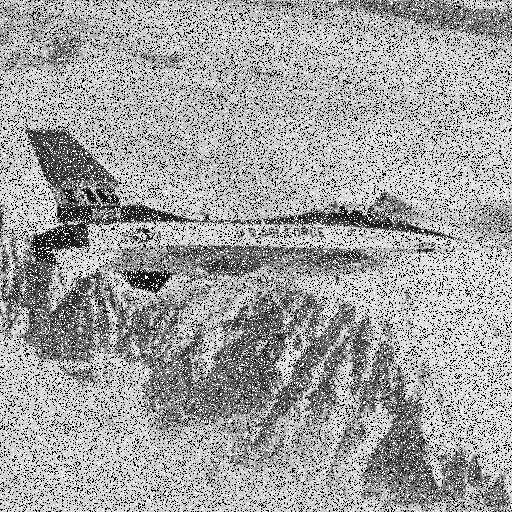
#> input picture plane.png, 512 x 512 px
$ python cw8.py
#> lines starting #> are read from the running program, lines starting #| are printed output that depends on the picture
import cv2
import matplotlib.pyplot as plt
import numpy as np
from PIL import Image


def linear_filter(fname):
#> called with fname = 'plane.png'
    image = Image.open(fname).convert("L")
#> image is the input picture: PIL image 512x512 L; min 0, max 255, mean 162.9
    img = np.asarray(image)

    plt.figure(figsize=(15, 10))

    plt.subplot(2, 2, 1)
    plt.title("Obraz oryginalny")
    plt.imshow(img, cmap='gray', vmin=0, vmax=255)

    plt.subplot(2, 2, 2)
    plt.title("Maska 3x3")
    plt.imshow(cv2.blur(img, (3, 3)), cmap='gray', vmin=0, vmax=255)  # cv. blur() - maska 3x3

    plt.subplot(2, 2, 3)
    plt.title("Maska 7x7")
    plt.imshow(cv2.blur(img, (7, 7)), cmap='gray', vmin=0, vmax=255)  # cv. blur() - maska 7x7

    plt.subplot(2, 2, 4)
    plt.title("Maska 15x15")
    plt.imshow(cv2.blur(img, (15, 15)), cmap='gray', vmin=0, vmax=255)  # cv. blur() - maska 15x15
    plt.show()
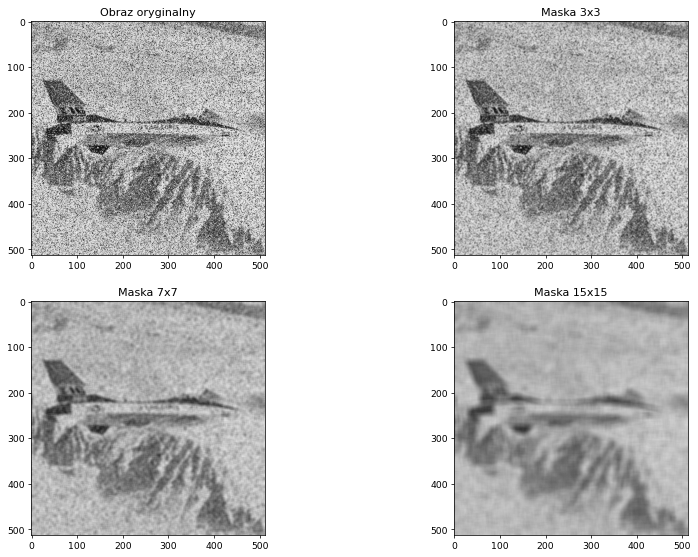
#> figure drawn by matplotlib, 4 panels


def non_linear_filter(fname):
#> called with fname = 'plane.png'
    image = Image.open(fname).convert("L")
    img = np.asarray(image)

    plt.figure(figsize=(15, 10))

    plt.subplot(2, 2, 1)
    plt.title("Obraz oryginalny")
    plt.imshow(img, cmap='gray', vmin=0, vmax=255)

    plt.subplot(2, 2, 2)
    plt.title("Maska 3x3")
    plt.imshow(cv2.medianBlur(img, 3), cmap='gray', vmin=0, vmax=255)  # cv.medianBlur() - maska 3x3

    plt.subplot(2, 2, 3)
    plt.title("Maska 7x7")
    plt.imshow(cv2.medianBlur(img, 7), cmap='gray', vmin=0, vmax=255)  # cv.medianBlur() - maska 7x7

    plt.subplot(2, 2, 4)
    plt.title("Maska 15x15")
    plt.imshow(cv2.medianBlur(img, 15), cmap='gray', vmin=0, vmax=255)  # cv.medianBlur() - maska 15X15
    plt.show()
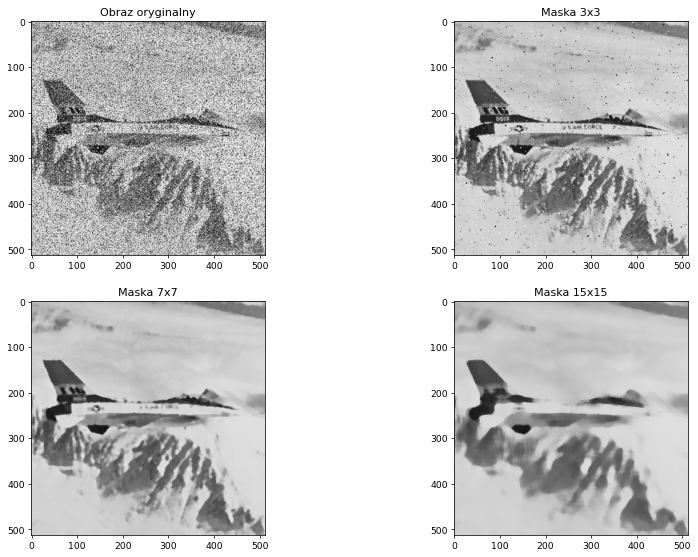
#> figure drawn by matplotlib, 4 panels


if __name__ == '__main__':
    linear_filter("plane.png")
    non_linear_filter("plane.png")

$ run again, with staw.png copied over plane.png
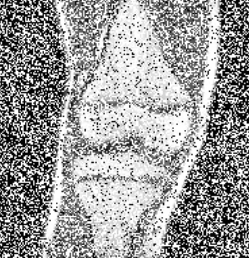
#> input picture staw.png, 249 x 258 px
#> in linear_filter, `plt.show()`:
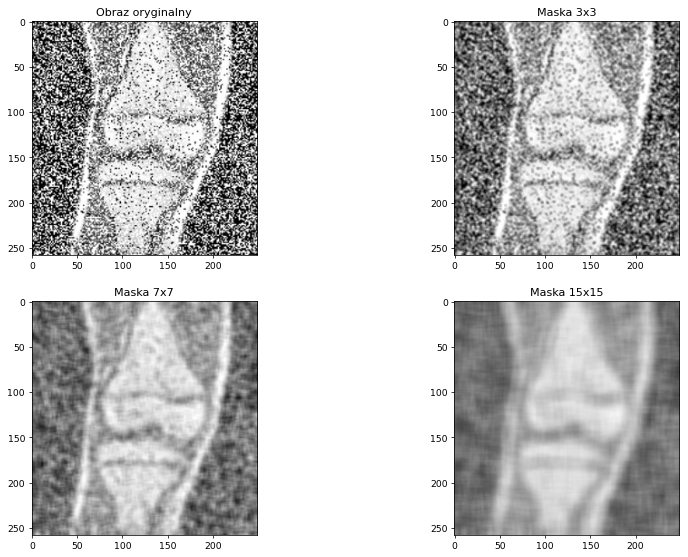
#> figure drawn by matplotlib, 4 panels
#> in non_linear_filter, `plt.show()`:
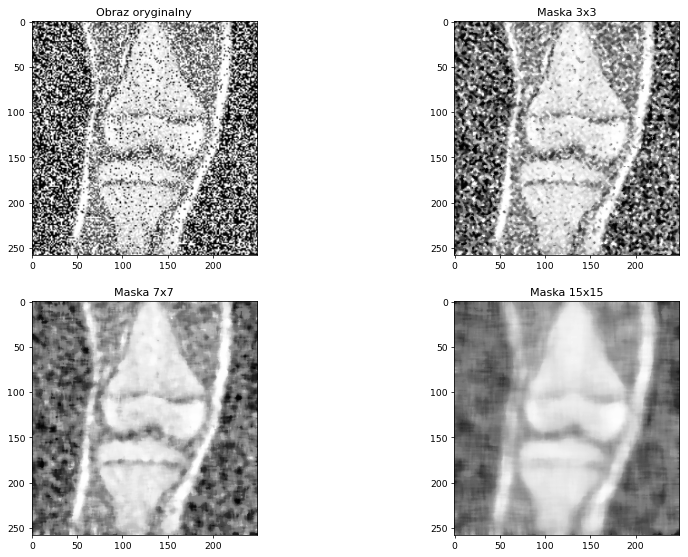
#> figure drawn by matplotlib, 4 panels
